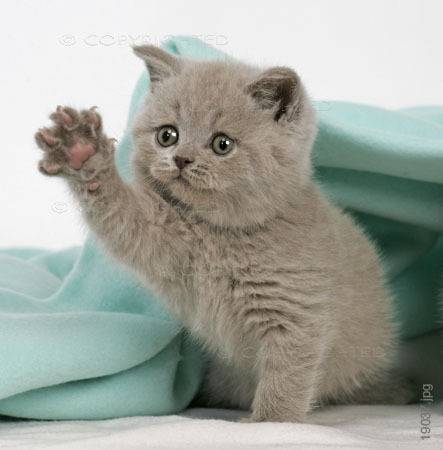
#> input picture assignments/Session3/images/cat_small.jpg, 443 x 450 px
$ python S3_imgproc_tools.py
#> lines starting #> are read from the running program, lines starting #| are printed output that depends on the picture
##
# @author : Romain Francony, IT Student
# brief : transform image functions

import cv2
import numpy as np

img_gray = cv2.imread('./images/cat_small.jpg', 0)
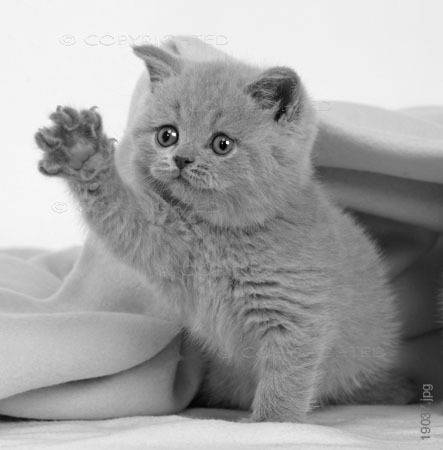
#> img_gray: shape (450, 443); min 0, max 255, mean 162.2
img_bgr = cv2.imread('./images/cat_normal.jpg', 1)
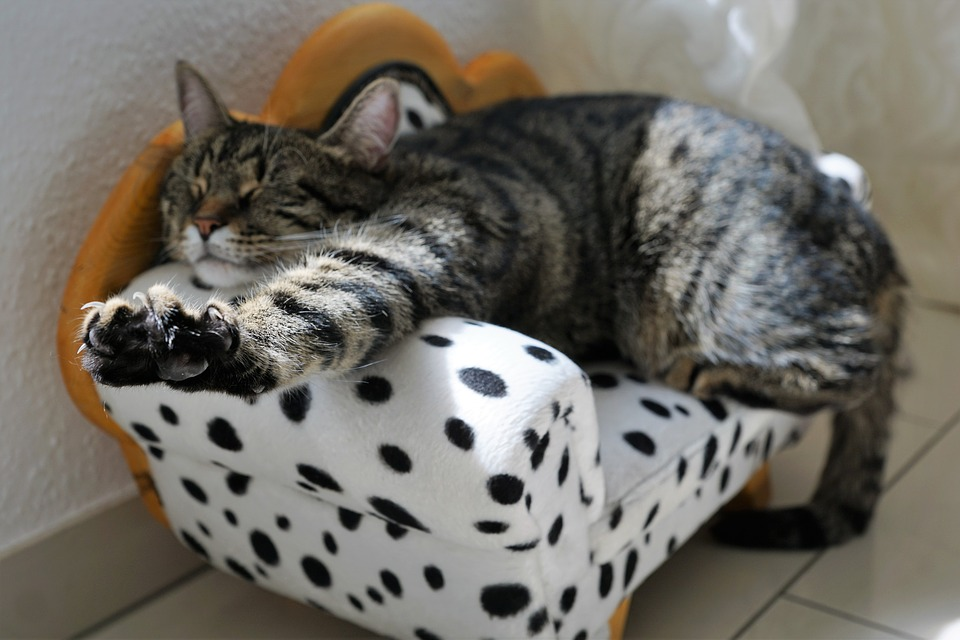
#> input picture assignments/Session3/images/cat_normal.jpg, 960 x 640 px
#> img_bgr is the input picture: shape (640, 960, 3); mean B, G, R 99.7, 107.7, 111.9


# [80 lines left out: functions invert_colors_manual, invert_colors_numpy, invert_colors_opencv, threshold_image_manual, threshold_image_numpy, threshold_colors_opencv, not called in this run]
